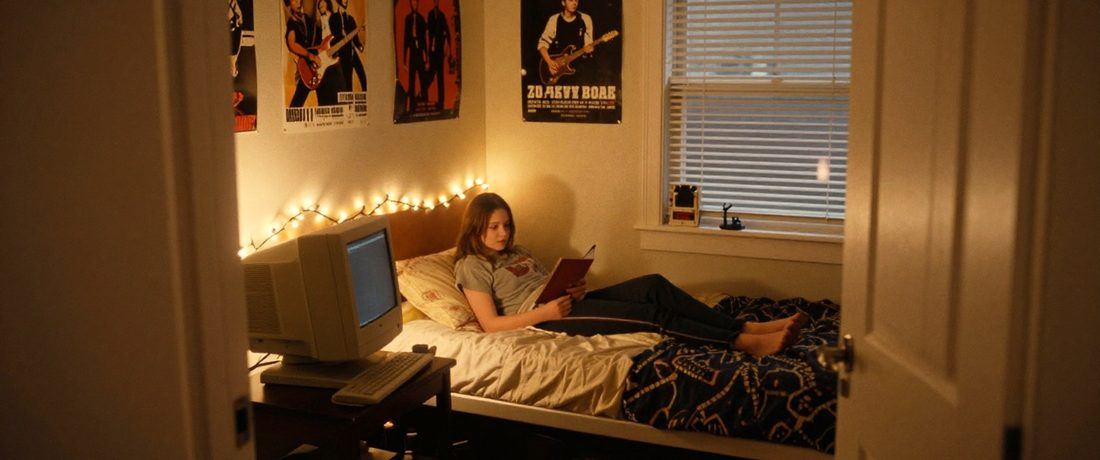
#> input picture assets/recon/plate1-sm.jpg, 1100 x 460 px, given in place of test-marcy.png, which was not available
$ python make_photos.py
#> lines starting #> are read from the running program, lines starting #| are printed output that depends on the picture
#> in scan, im is the input picture: PIL image 1100x460 RGB; mean R, G, B 106.6, 71.7, 37.8
#!/usr/bin/env python3
"""Make six low-resolution, scanned-looking photos for Marcy's 1999 album.

Source files are the generated photos in .impeccable/raw/. The output is what a
point-and-shoot print or a flatbed scan would have looked like on a 1999 page:
320x240, soft, slightly noisy, JPEG-crushed, with a warm cast.
"""
import os
import random
from PIL import Image, ImageEnhance, ImageFilter

ROOT = "/home/pat/impetus/2_PUBLISHED/fubar.patpadgett.com"
RAW = os.path.join(ROOT, ".impeccable/raw")
OUT = os.path.join(ROOT, "assets/img")
random.seed(19990314)

SOURCES = [
    ("test-marcy.png", "photo_marcy.jpg"),
    ("team.png", "photo_team.jpg"),
    ("piano.png", "photo_piano.jpg"),
    ("family.png", "photo_family.jpg"),
    ("desk.png", "photo_desk.jpg"),
    ("hallway.png", "photo_hallway.jpg"),
]


def crop_4_3(im):
    w, h = im.size
#> w = 1100; h = 460
    target = 4 / 3
    if w / h > target:
        new_w = int(h * target)
#> new_w = 613
        left = (w - new_w) // 2
#> left = 243
        return im.crop((left, 0, left + new_w, h))
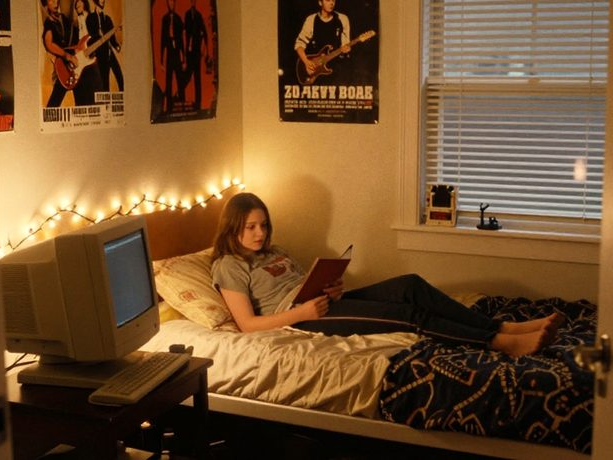
#> returned value: PIL image 613x460 RGB; mean R, G, B 116.6, 82.1, 47.1
    new_h = int(w / target)
    top = (h - new_h) // 2
    return im.crop((0, top, w, top + new_h))


def scan(src_name, dst_name):
    im = Image.open(os.path.join(RAW, src_name)).convert("RGB")
    im = crop_4_3(im).resize((320, 240), Image.LANCZOS)
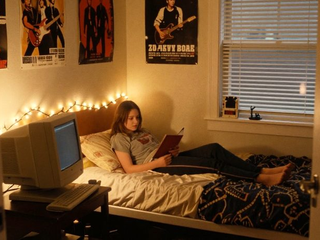
#> im: PIL image 320x240 RGB; mean R, G, B 116.6, 82.1, 47.2

    # the soft focus of a cheap camera and a flatbed scan
    im = im.filter(ImageFilter.GaussianBlur(0.45))
    im = ImageEnhance.Sharpness(im).enhance(0.88)
    im = ImageEnhance.Color(im).enhance(0.86)
    im = ImageEnhance.Contrast(im).enhance(0.94)
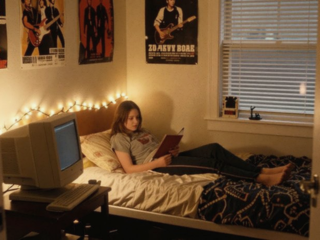
#> im: PIL image 320x240 RGB; mean R, G, B 109.8, 82, 53.7

    # a warm print cast
    r, g, b = im.split()
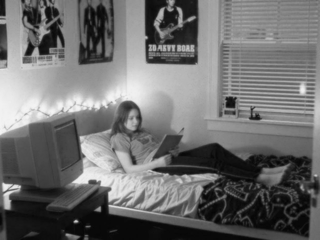
#> r: PIL image 320x240 L; min 5, max 244, mean 109.8
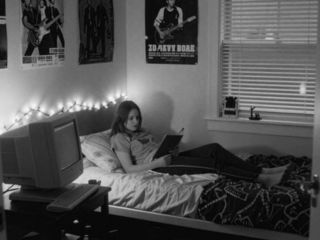
#> g: PIL image 320x240 L; min 5, max 243, mean 82
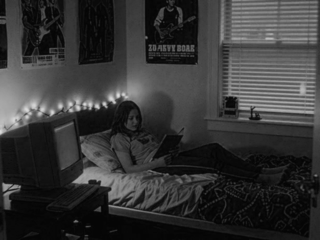
#> b: PIL image 320x240 L; min 5, max 221, mean 53.7
    r = r.point(lambda v: min(255, int(v * 1.025)))
    b = b.point(lambda v: int(v * 0.965))
    im = Image.merge("RGB", (r, g, b))

    # fine grain: mostly dark specks, a few bright ones
    px = im.load()
    for y in range(im.height):
        for x in range(im.width):
            n = random.random()
            if n < 0.055:
                d = random.randint(-26, -8)
            elif n > 0.975:
                d = random.randint(8, 22)
            else:
                continue
            p = px[x, y]
            px[x, y] = tuple(max(0, min(255, c + d)) for c in p)

    im.save(os.path.join(OUT, dst_name), "JPEG", quality=58, optimize=True)
    print("wrote", dst_name, os.path.getsize(os.path.join(OUT, dst_name)), "bytes")


for src, dst in SOURCES:
    scan(src, dst)
#> pass 2 of the loop `for src, dst in SOURCES:`:
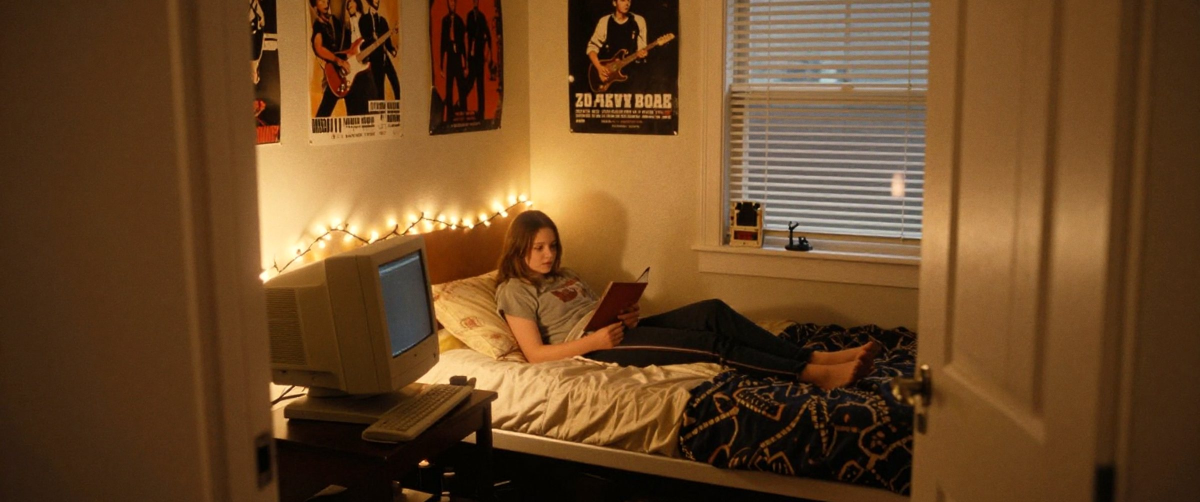
#> input picture assets/recon/plate1.jpg, 2400 x 1004 px, given in place of team.png, which was not available (shown at 1/2 size)
#> in scan, im is the input picture: PIL image 2400x1004 RGB; mean R, G, B 106.5, 71.7, 37.7
#> in scan (call 2), `r, g, b = im.split()`:
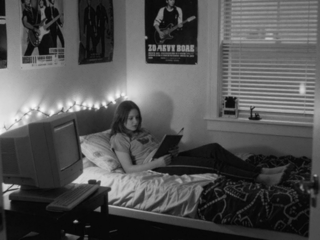
#> g: PIL image 320x240 L; min 5, max 244, mean 82
#> in scan (call 2), `r, g, b = im.split()`:
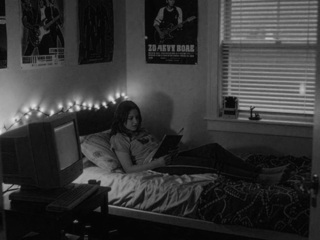
#> b: PIL image 320x240 L; min 5, max 223, mean 53.5
#> (the run stopped early here; a loop or call above may not have finished)
